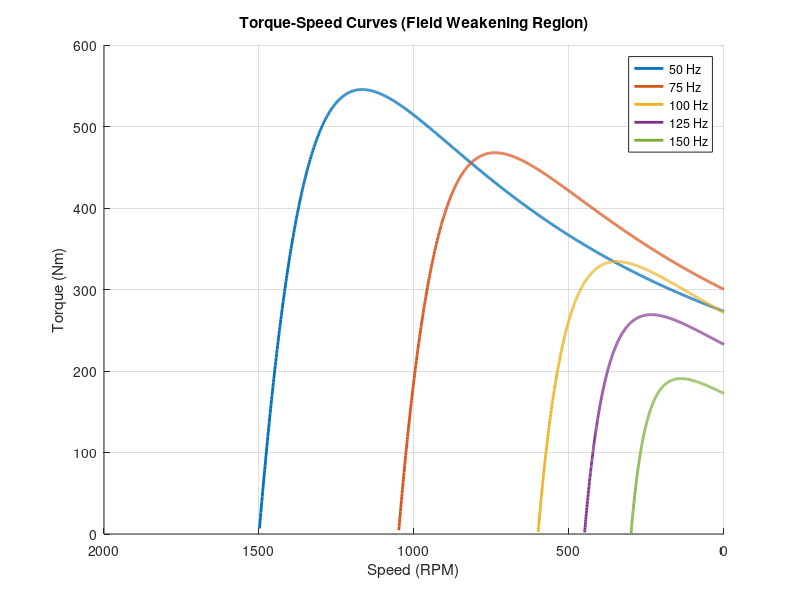

MATLAB code to generate this figure:
clc;
clear;
close all;


P = 4;
Rs = 0.5;
Rr = 0.3;
Lls = 0.002;
Llr = 0.002;

V_base = 230;      
f_base = 50;       

s = linspace(0.001, 1, 1000);


f_list = [50 35 20 15 10];   
figure;
hold on;

for f = f_list
    
    ws = 2*pi*f;            
    Ns = 120*f/P;            

        V = V_base * (f/f_base);   
   

    Te = (3 * P .* (Rr ./ (s * ws)) .* V.^2) ./ ...
        ((Rs + Rr./s).^2 + (ws^2) * (Lls + Llr).^2);
    

    N = (1 - s) * Ns;
    
    plot(N, Te, 'LineWidth', 2);
end

% ----------- Plot formatting -----------
xlabel('Speed (RPM)');
ylabel('Torque (Nm)');
title('Torque-Speed Curves (Field Weakening Region)');
grid on;

legend('50 Hz','75 Hz','100 Hz','125 Hz','150 Hz');

% Reverse x-axis (like textbook plots)
set(gca, 'XDir', 'reverse');
